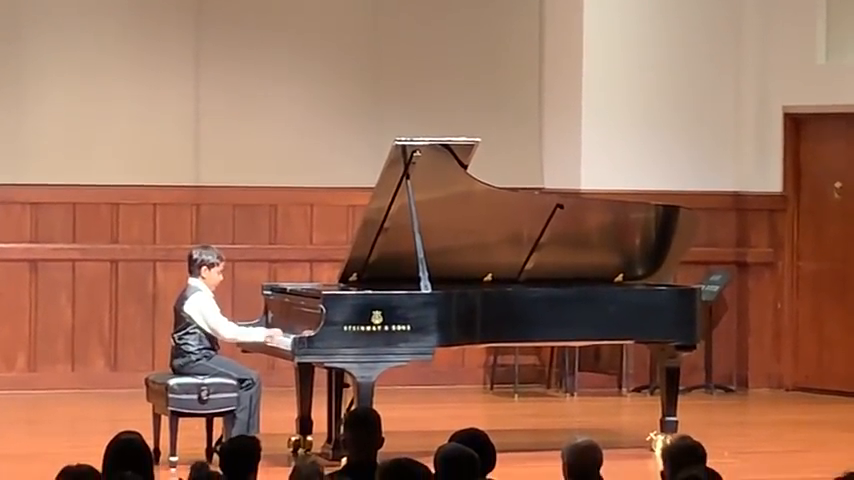
#> input picture frame 128 of video_input.mp4, 854 x 480 px
$ python main.py
#> lines starting #> are read from the running program, lines starting #| are printed output that depends on the picture
### nFAST.py
# notFAST algorithm: mimicks the behavior of FAST algorithm, home-made by Gaëtan MARGUERITTE.
# Does NOT use pyramidal structure to be scale invariant
# Harris measure is NOT used to sort the N top points, instead course-mimicking nANMS (notANSM) algorithms has been made
# Used in the nORB (notORB) algorithm
import numpy as np
from nANMS import rate_feature_point, nANMS
from matplotlib.pyplot import Circle

# returns an array of 8 pixel locations, one for each octant
def circle(i, j, x, y):
    values = np.zeros((8,2), dtype=int)
    values[0] = [i+x, j+y]
    values[1] = [i-x, j+y]
    values[2] = [i+x, j-y]
    values[3] = [i-x, j-y]

    values[4] = [i+y, j+x]
    values[5] = [i-y, j+x]
    values[6] = [i+y, j-x]
    values[7] = [i-y, j-x]
    return values

# returns an array of 16 pixels locations, depicting a 16 points bresenham circle around a point at coordinates (i,j).
def circleBres(i, j, r, nb_neighbours):
    neighbours = np.zeros((nb_neighbours,2),dtype=int)
    x = 0
    y = r
    d = 3 - (2 * r)
    while(y > x):
        x = x + 1
        if(d > 0):
            y = y - 1
            d = d + (4 * (x - y)) + 10
        else:
            d = d + (4 * x) + 6
        neighbours[(x-1)*8:x*8, :] = circle(i, j, x, y)
    return neighbours


def nFAST(img, threshold=100):
    rows, cols = img.shape
    feature_points=np.zeros(shape=(rows,cols))
    # radius of a feature point (in pixels)
    # nFAST algorithm is based on a radius of 3
    feature_radius = 3
    nb_neighbours = 16
    # number of required neighbours to have a significant variation in light intensity
    req_neighbours = 12
    # threshold in light intensity
    t = threshold
    for i in range(feature_radius, rows-feature_radius):
        for j in range (feature_radius, cols-feature_radius):
            neighbours = circleBres(i, j, feature_radius, nb_neighbours)
            pixl = int(img[i, j])
            good_neighbours = 0
            # FAST checks the 4 first values
            for k in range(4):
                pos = neighbours[k]
                neighb = int(img[pos[0], pos[1]])
                if(neighb > pixl + t):
                    good_neighbours = good_neighbours + 1
                elif(neighb < pixl - t):
                    good_neighbours = good_neighbours - 1
            for k in range(4, nb_neighbours):
                pos = neighbours[k]
                neighb = int(img[pos[0], pos[1]])
                if(good_neighbours >= 3):
                    if(neighb < pixl - t):
                        break
                    elif(neighb > pixl + t):
                        good_neighbours = good_neighbours + 1
                elif(good_neighbours <= -3):
                    if(neighb > pixl + t):
                        break
                    elif(neighb < pixl - t):
                        good_neighbours = good_neighbours - 1
                else:
                    break
            if(good_neighbours >= req_neighbours or good_neighbours <= req_neighbours*-1):
                feature_points[i, j] = rate_feature_point(pixl, neighb, nb_neighbours)

    return feature_points

# [6 lines left out: function draw_feature_points, not called in this run]


# [45 lines that do not run on import are left out]

### nORB.py
# notORB algorithm: mimicks the behavior of ORB algorithm, home-made by Gaëtan MARGUERITTE
import numpy as np
import cv2
import matplotlib.pyplot as plt
import time
import math
import scipy.spatial.distance as scp

from FeaturePoint import FeaturePoint
from scipy import ndimage
from nFAST import nFAST
from nANMS import nANMS
from nOFAST import find_orientations
from gaussian import gaussian_blur
from nBRIEF import generate_samples, nSBRIEF

t = 100
feature_radius = 3
vector_size = 256

"""
gets nb feature points from the image img
"""
def get_feature_points(img, max_fps, verbose=False):
    start = time.time()
    feature_points = nFAST(img, t)
    end = time.time()

    if verbose:
        print("worktime to find interest points through nFAST = ", end-start)
        print("image shape (rows, cols) = ", img.shape)
        print("feature radius =", feature_radius)
        print("feature threshold =", t)
        print("number of feature points detected =", len(np.nonzero(feature_points)[0]))

    start = time.time()
    # starting suppression radius of ANSM set at 10 times the feature point size
    nanms_feature_points = nANMS(feature_points, shape=img.shape, nb=max_fps, radius=feature_radius)
    end = time.time()

    if verbose:
        print("worktime to use nANMS = ", end-start)
        print("number of feature points detected = ", len(np.nonzero(nanms_feature_points)[0]))
    return nanms_feature_points

"""
gets descriptor list of the input image
"""
# [51 lines left out: functions get_descriptors, nBFM, not called in this run]


"""
notORB: receives two frames in grayscale and find corresponding keypoints between them
returns a FeaturePoint list of matches
"""
def nORB(img, img2, verbose=False, features_img1=None):
    # number of maximum feature points searched
    max_fps = 400

    if features_img1 is None:
        feature_points = get_feature_points(img, max_fps, True)
    else: # simply regenerate matrix
        feature_points = np.zeros(shape=img.shape, dtype=int)
        for i in range(len(features_img1)):
            position = features_img1[i].position
            feature_points[position[0], position[1]] = img[position[0], position[1]]
    feature_points2 = get_feature_points(img2, max_fps, True)

    s = 6
    vector_size = 256
    # generate samples to test two pictures
    samples = generate_samples(s, vector_size)

    # get descriptor for each normalized patch
    fps = get_descriptors(img, feature_points, samples, True)
    fps2 = get_descriptors(img2, feature_points2, samples, True)


    top = min(len(fps), len(fps), 75)
    matches = nBFM(fps, fps2, top, True)

    return (fps, fps2, matches)


### main.py
import numpy as np
import cv2
import matplotlib.pyplot as plt
import time

from FeaturePoint import FeaturePoint
from nORB import nORB
from optical_flow import nLK, get_naive_translation, smooth_motion
from warp import warp_affine

print(cv2.__version__)

if __name__ == "__main__":
    # execute only if run as a script
    # read input video
    cap = cv2.VideoCapture('video_input.mp4')

    # get frames count
    #n_frames = int(cap.get(cv2.CAP_PROP_FRAME_COUNT))

    n_frames = 250

    print("Number of frames of the video =", n_frames)
    # Get width and height of video stream
    w = int(cap.get(cv2.CAP_PROP_FRAME_WIDTH))
    h = int(cap.get(cv2.CAP_PROP_FRAME_HEIGHT))

    # Set up output video
    out = cv2.VideoWriter('video_out.avi',cv2.VideoWriter_fourcc('M','J','P','G'), 30, (w,h))
    # Read first frame
    _, prev = cap.read()
#> prev is the input picture: shape (480, 854, 3); mean B, G, R 89.3, 110.7, 156

    # Convert frame to grayscale
    prev_gray = cv2.cvtColor(prev, cv2.COLOR_BGR2GRAY)
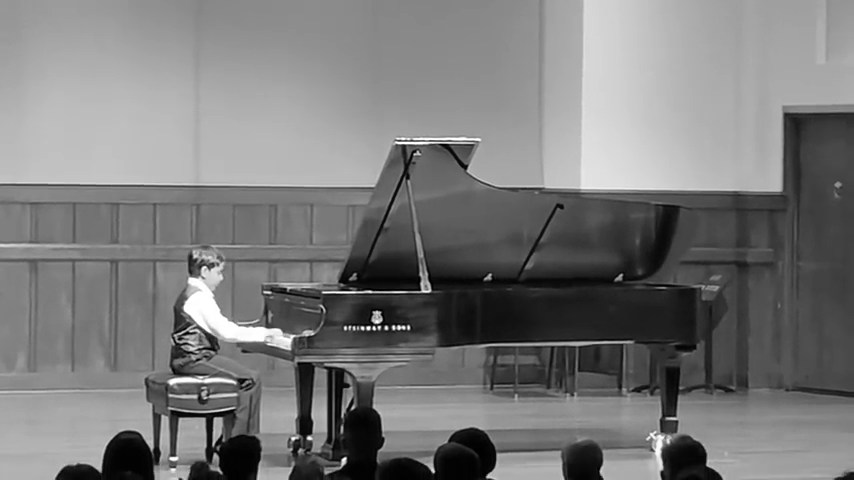
#> prev_gray: shape (480, 854); min 0, max 255, mean 121.8

    fps = None
    translations = np.zeros((n_frames-1, 2), np.float32)
    start=time.time()
    # slow to compute : make only 120 frames
    for i in range(n_frames-1):
        print("==== Frame ", i, " / ", n_frames, " ====")
        # Read next frame
        success, curr = cap.read()
        if not success:
            break

        # Convert to grayscale
        curr_gray = cv2.cvtColor(curr, cv2.COLOR_BGR2GRAY)

#> (the run stopped early here; a loop or call above may not have finished)
